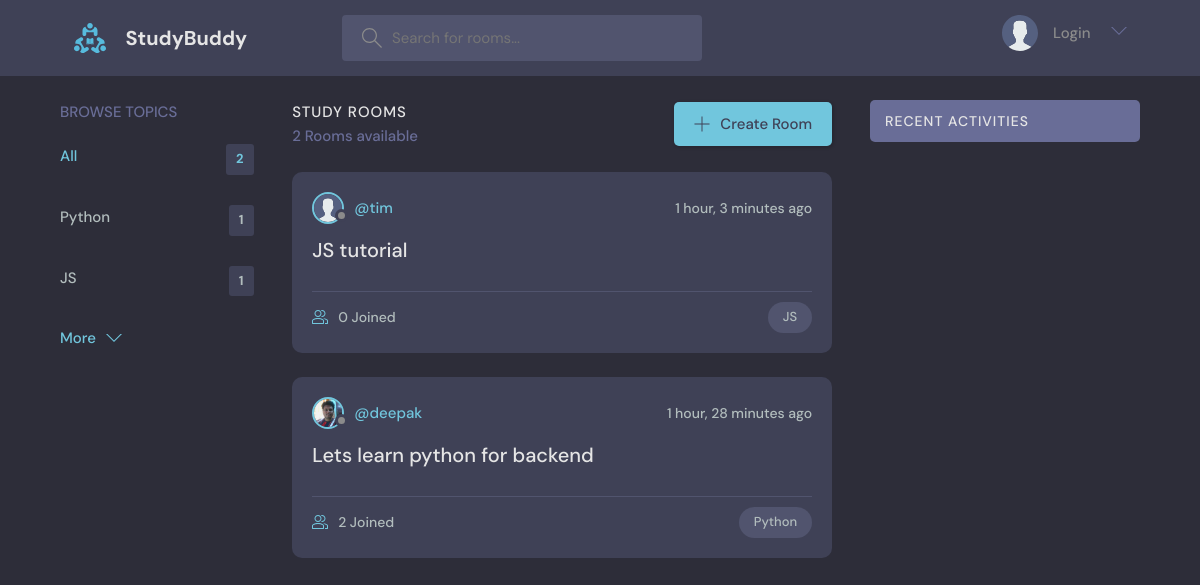
The page / on the database its author committed.
### base/models.py (models this page shows, shortened)
class Topic(models.Model):
    name = models.CharField(max_length=200)

class Room(models.Model):
    host = models.ForeignKey(User, on_delete=models.SET_NULL, null=True, blank=True)
    topic = models.ForeignKey(Topic, on_delete=models.SET_NULL, null=True, blank=True)
    name = models.CharField(max_length=200)
    description = models.TextField(null=True, blank=True)
    participants =  models.ManyToManyField(User, related_name='participants', blank=True)
    updated = models.DateTimeField(auto_now=True)
    created = models.DateTimeField(auto_now_add=True)
    class Meta:
        ordering = ['-updated', '-created']

class User(AbstractUser):
    name = models.CharField(max_length=200, null=True)
    email = models.EmailField(unique=True, null=True)
    bio = models.TextField(null = True)
    avatar = models.ImageField(null=True, default='avatar.svg')
    USERNAME_FIELD = 'email'
    REQUIRED_FIELDS = []

### base/views.py (the view)
# urls.py: path('', views.home, name="home"),
def home(request):
    q = request.GET.get('q') if request.GET.get('q') != None else ' '
    rooms = Room.objects.filter(Q(topic__name__icontains=q) | Q(name__icontains=q) | Q(description__icontains=q))
    topics = Topic.objects.all()
    room_count = rooms.count()
    room_messages = Message.objects.filter(
        Q(room__topic__name__icontains=q)
        )
    context = {'rooms': rooms, 'topics': topics, 'room_count': room_count, 'room_messages': room_messages}
    return render(request, 'base/home.html', context)

### base/templates/base/home.html (shortened to what this page needs)
{% extends 'main.html' %} {% block content %}
<main class="layout layout--3">
  <div class="container">
    {% include 'base/topics_component.html' %}
    <div class="roomList">
      <div class="roomList__header">
        <div>
          <h2>Study Rooms</h2>
          <p>{{room_count}} Rooms available</p>
        </div>
        <a class="btn btn--main" href="{% url 'create-room' %}">
          <svg
            version="1.1"
            xmlns="http://www.w3.org/2000/svg"
            width="32"
            height="32"
            viewBox="0 0 32 32"
          >
            <title>add</title>
            <path
              d="M16.943 0.943h-1.885v14.115h-14.115v1.885h14.115v14.115h1.885v-14.115h14.115v-1.885h-14.115v-14.115z"
            ></path>
          </svg>
          Create Room
        </a>
      </div>
      {% include 'base/feed_component.html' %}
    </div>
    {% include 'base/activity_component.html' %}
  </div>
</main>
{% endblock %}

### base/templates/base/topics_component.html
<div class="topics">
  <div class="topics__header">
      <h2>Browse Topics</h2>
  </div>
  <ul class="topics__list">
      <li>
          <a href="{% url 'home' %}" class="active">All <span>{{topics.count}}</span></a>
      </li>
      {% for topic in topics %}
      <li>
          <a href="{% url 'home' %}?q={{topic.name}}">{{topic.name}}<span>{{topic.room_set.all.count}}</span></a>
      </li>
      {% endfor %}
  </ul>
  <a class="btn btn--link" href="{% url 'topics' %}">
      More
      <svg version="1.1" xmlns="http://www.w3.org/2000/svg" width="32" height="32" viewBox="0 0 32 32">
          <title>chevron-down</title>
          <path d="M16 21l-13-13h-3l16 16 16-16h-3l-13 13z"></path>
      </svg>
  </a>
</div>

### base/templates/base/feed_component.html (shortened to what this page needs)
{% for room in rooms %}
<div class="roomListRoom">
    <div class="roomListRoom__header">
        <a href="{% url 'user-profile' room.host.id %}" class="roomListRoom__author">
            <div class="avatar avatar--small">
                <img src="{{room.host.avatar.url}}" />
            </div>
            <span>@{{room.host.username}}</span>
        </a>
        <div class="roomListRoom__actions">
            <span>{{room.created|timesince}} ago</span>
        </div>
    </div>
    <div class="roomListRoom__content">
        <a href="{% url 'room' room.id %}">{{room.name}}</a>
    </div>
    <div class="roomListRoom__meta">
        <a href="{% url 'room' room.id %}" class="roomListRoom__joined">
            {{room.participants.all.count}} Joined
        </a>
        <p class="roomListRoom__topic">{{room.topic.name}}</p>
    </div>
</div>
{% endfor %}

### static/styles/style.css (style rules this page uses)
:root { --color-main: #71c6dd; --color-main-light: #e1f6fb; --color-dark: #3f4156; --color-dark-medium: #51546e; --color-dark-light: #696d97; --color-light: #e5e5e5; --color-gray: #8b8b8b; --color-light-gray: #b2bdbd; --color-bg: #2d2d39; --color-success: #5dd693; --color-error: #fc4b0b; }
* { font-family: "DM Sans", -apple-system, BlinkMacSystemFont, "Segoe UI", Roboto, Oxygen, Ubuntu, Cantarell, "Open Sans", "Helvetica Neue", sans-serif; margin: 0; padding: 0; box-sizing: border-box; text-rendering: optimizeLegibility; font-size: inherit; }
html { font-size: 56.25%; }
@media only screen and (min-width: 1200px) { html { font-size: 62.5%; } }
body { line-height: 1.6; font-weight: 400; font-size: 1.5rem; color: var(--color-light-gray); background-color: var(--color-bg); min-height: 100vh; }
img { width: 100%; }
a { display: inline-block; color: var(--color-main); text-decoration: none; }
.container { max-width: 120rem; width: 90%; margin: auto; }
.btn { background-color: transparent; border: none; display: inline-flex; align-items: center; gap: 1rem; cursor: pointer; transition: all ease-in-out 0.3s; padding: 1rem 2rem; border-radius: 5px; box-shadow: 1px 1px 3px 1px rgba(0, 0, 0, 0.15); font-weight: 500; }
.btn--link { border-radius: 0; padding: 0; color: var(--color-main); box-shadow: none; }
.btn--main { background-color: var(--color-main); color: var(--color-dark); }
.btn > svg { fill: currentColor; width: 1.6rem; height: 1.6rem; }
.avatar { position: relative; display: inline-block; border-radius: 50%; border: 2px solid var(--color-main); }
.avatar img { display: block; border-radius: 50%; object-fit: cover; object-position: center; }
.avatar::after { content: ""; display: block; position: absolute; background-color: var(--color-gray); z-index: 111; border-radius: 50%; border: 0.3rem solid var(--color-dark); }
.avatar.avatar--small img { width: 2.8rem; height: 2.8rem; }
.avatar.avatar--small:after { width: 0.7rem; height: 0.7rem; bottom: 0px; right: -6px; }
.layout { margin-top: 2.4rem; }
.layout > .container { display: flex; justify-content: space-between; align-items: flex-start; }
.layout--3 > .container > div:first-child { flex-basis: 18%; max-width: 22.5rem; }
.layout--3 > .container > div:nth-child(2) { flex-basis: 50%; }
.topics__header { margin-bottom: 2rem; }
.topics__header h2 { text-transform: uppercase; font-weight: 500; color: var(--color-dark-light); }
.topics__list { list-style: none; }
.topics__list li a { display: flex; justify-content: space-between; margin-bottom: 3rem; font-weight: 500; color: var(--color-light-gray); transition: all 0.3s ease-in-out; }
.topics__list li a.active, .topics__list li a:hover { color: var(--color-main); }
.topics__list li a span { padding: 0.5rem 1rem; background-color: var(--color-dark); border-radius: 3px; font-size: 1.3rem; font-weight: 700; letter-spacing: 1px; }
.roomList__header { display: flex; justify-content: space-between; align-items: center; margin-bottom: 2.4rem; }
.roomList__header h2 { text-transform: uppercase; font-weight: 500; color: var(--color-light); letter-spacing: 1px; }
.roomList__header p { font-weight: 500; color: var(--color-dark-light); }
.roomListRoom { margin-bottom: 2.4rem; background-color: var(--color-dark); border-radius: 1rem; padding: 2rem; }
.roomListRoom__header { display: flex; justify-content: space-between; align-items: center; }
.roomListRoom__author { font-weight: 500; display: flex; align-items: center; gap: 1rem; }
.roomListRoom__actions { display: flex; align-items: flex-start; gap: 1rem; position: relative; }
.roomListRoom__actions span { font-size: 1.4rem; font-weight: 500; }
.roomListRoom__content { margin: 1rem 0; }
.roomListRoom__content a { font-size: 2rem; font-weight: 500; margin-bottom: 1.5rem; color: var(--color-light); transition: all 0.3s ease-in-out; }
.roomListRoom__meta { border-top: 1px solid var(--color-dark-medium); padding-top: 1rem; display: flex; align-items: center; justify-content: space-between; }
.roomListRoom__joined { color: var(--color-light-gray); display: flex; align-items: center; gap: 1rem; font-size: 1.4rem; font-weight: 500; }
.roomListRoom__joined svg { fill: var(--color-main); width: 1.6rem; height: 1.6rem; }
.roomListRoom__topic { padding: 5px 1.5rem; background-color: var(--color-dark-medium); border-radius: 5rem; font-weight: 500; font-size: 1.3rem; }

### rows shown on the page
Topic: name "Python", room_set.all.count "1"
Topic: name "JS", room_set.all.count "1"
Room: host.avatar (placeholder picture), host.username "tim", created "1 hour, 3 minutes", name "JS tutorial", participants.all.count "0", topic.name "JS"
Room: host.avatar (picture), host.username "deepak", created "1 hour, 28 minutes", name "Lets learn python for backend", participants.all.count "2", topic.name "Python"

### other values the page prints
{{ topics.count }} "2"
{{ room_count }} "2"
